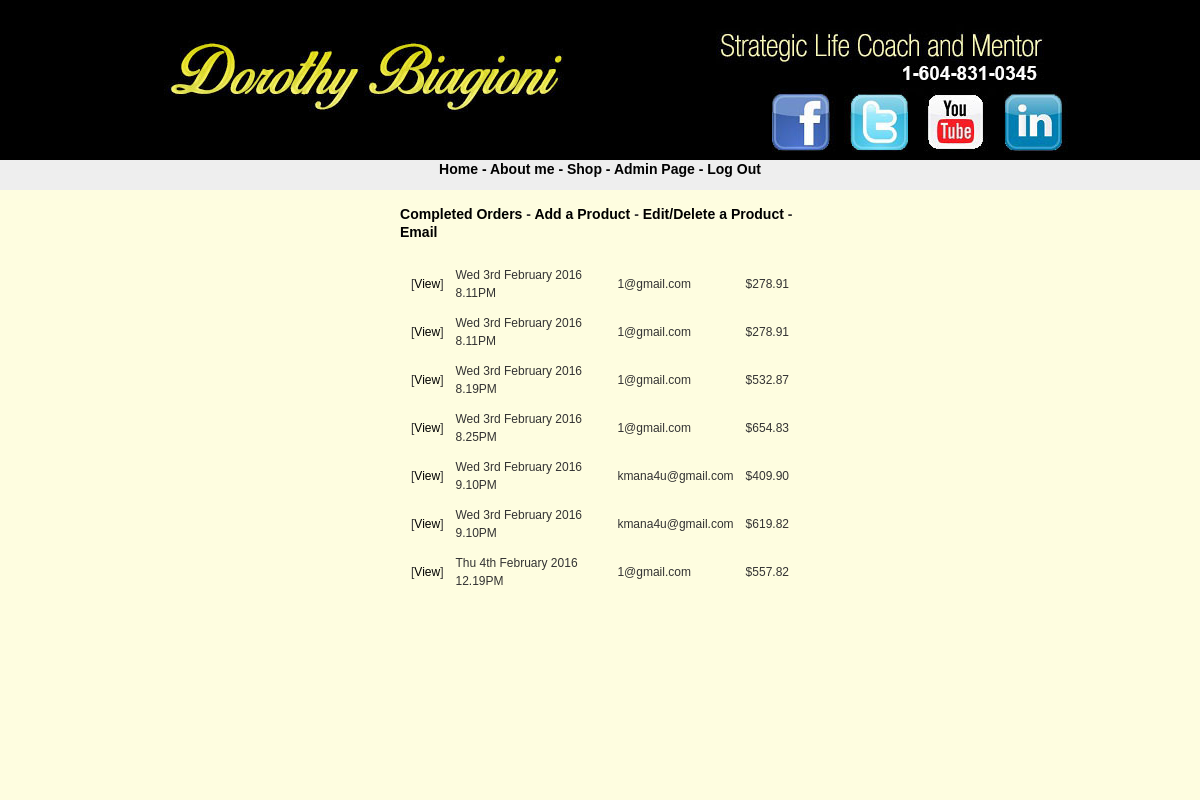
/src/final/adminhistory.php (signed in), run on an earlier commit of the app's database.
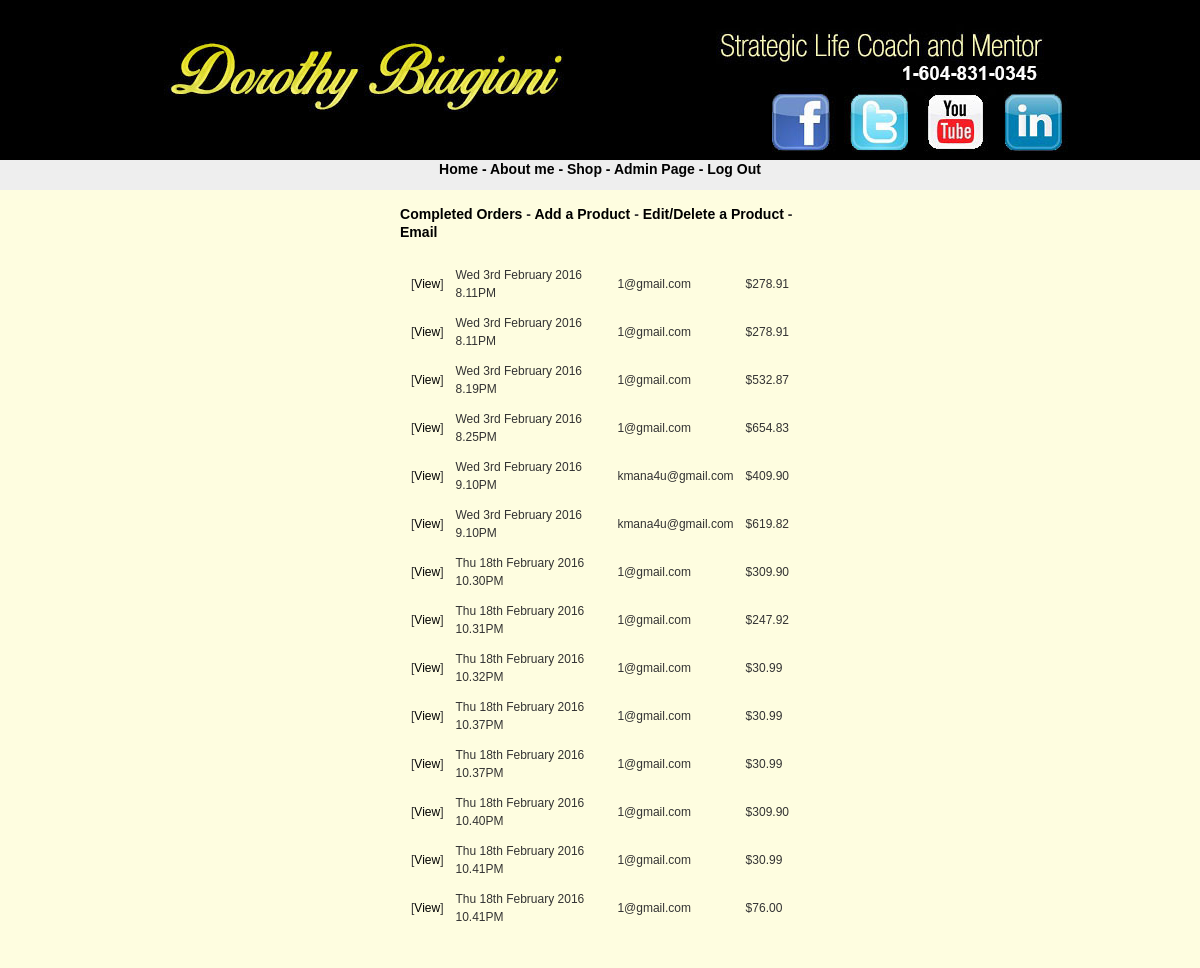
And on a later commit of the database.
### tables this page shows
CREATE TABLE IF NOT EXISTS `orders` (
  `id` int(11) NOT NULL AUTO_INCREMENT,
  `customer_id` int(11) NOT NULL,
  `date` datetime NOT NULL,
  `total` float NOT NULL,
  `Paid` tinyint(4) NOT NULL,
  PRIMARY KEY (`id`)
);

CREATE TABLE IF NOT EXISTS `customers` (
  `id` int(11) NOT NULL AUTO_INCREMENT,
  `firstName` varchar(50) NOT NULL,
  `lastName` varchar(50) NOT NULL,
  `phone` varchar(20) NOT NULL,
  `email` varchar(150) NOT NULL,
  `password` varchar(50) NOT NULL,
  `membership` tinyint(4) NOT NULL,
  `newsletter` tinyint(4) NOT NULL,
  PRIMARY KEY (`id`),
  UNIQUE KEY `email` (`email`)
);

### src/final/adminhistory.php (the view, shortened to what this page needs)
<?php
require("header.php");
if(isset($_SESSION['SESS_ADMINLOGGEDIN']))
{
		echo "<h3><a href=adminhistory.php>Completed Orders</a> -";
        echo " <a href=addProduct.php>Add a Product</a> -";
		echo " <a href=editProduct.php>Edit/Delete a Product</a> -";
		echo " <a href=sendemail.php>Email</a></h3>";
    $custsql = "SELECT orders.id, orders.date, orders.total, customers.email from orders,customers WHERE Paid = 1 and orders.customer_id=customers.id";
    $custres = mysqli_query($mysqli,$custsql) or die(mysqli_error($mysqli));
	$custnumrows = mysqli_num_rows($custres);
	if($custnumrows != 0)
    {
		echo "<table cellspacing=10>";
		while($row = mysqli_fetch_assoc($custres))
		{
		echo "<tr>";
		echo "<td>[<a href='admindetail.php?id=" . $row['id']. "'>View</a>]</td>";
		echo "<td>". date("D jS F Y g.iA", strtotime($row['date'])). "</td>";
		echo "<td>";
		echo "</td>";
		echo "<td>".$row['email']."</td>";
		echo "<td>$" . sprintf('%.2f',$row['total']) . "</td>";
		echo "</tr>";
		}
		echo "</table>";
    }
    else
	{
		echo "<strong>No orders</strong>";
    }
}
else
{
    echo("<script>alert('You are not administer.')</script>");
    echo("<script>window.location = 'login.php';</script>");
}
?>

What changed in the data, as far as the page shows it:
removed orders: date "Thu 4th February 2016 12.19PM", customer.email "1@gmail.com", total "557.82"
added orders: date "Thu 18th February 2016 10.30PM", customer.email "1@gmail.com", total "309.90"
added orders: date "Thu 18th February 2016 10.31PM", customer.email "1@gmail.com", total "247.92"
added orders: date "Thu 18th February 2016 10.32PM", customer.email "1@gmail.com", total "30.99"
added orders: date "Thu 18th February 2016 10.37PM", customer.email "1@gmail.com", total "30.99"
added orders: date "Thu 18th February 2016 10.37PM", customer.email "1@gmail.com", total "30.99"
added orders: date "Thu 18th February 2016 10.40PM", customer.email "1@gmail.com", total "309.90"
added orders: date "Thu 18th February 2016 10.41PM", customer.email "1@gmail.com", total "30.99"
added orders: date "Thu 18th February 2016 10.41PM", customer.email "1@gmail.com", total "76.00"
